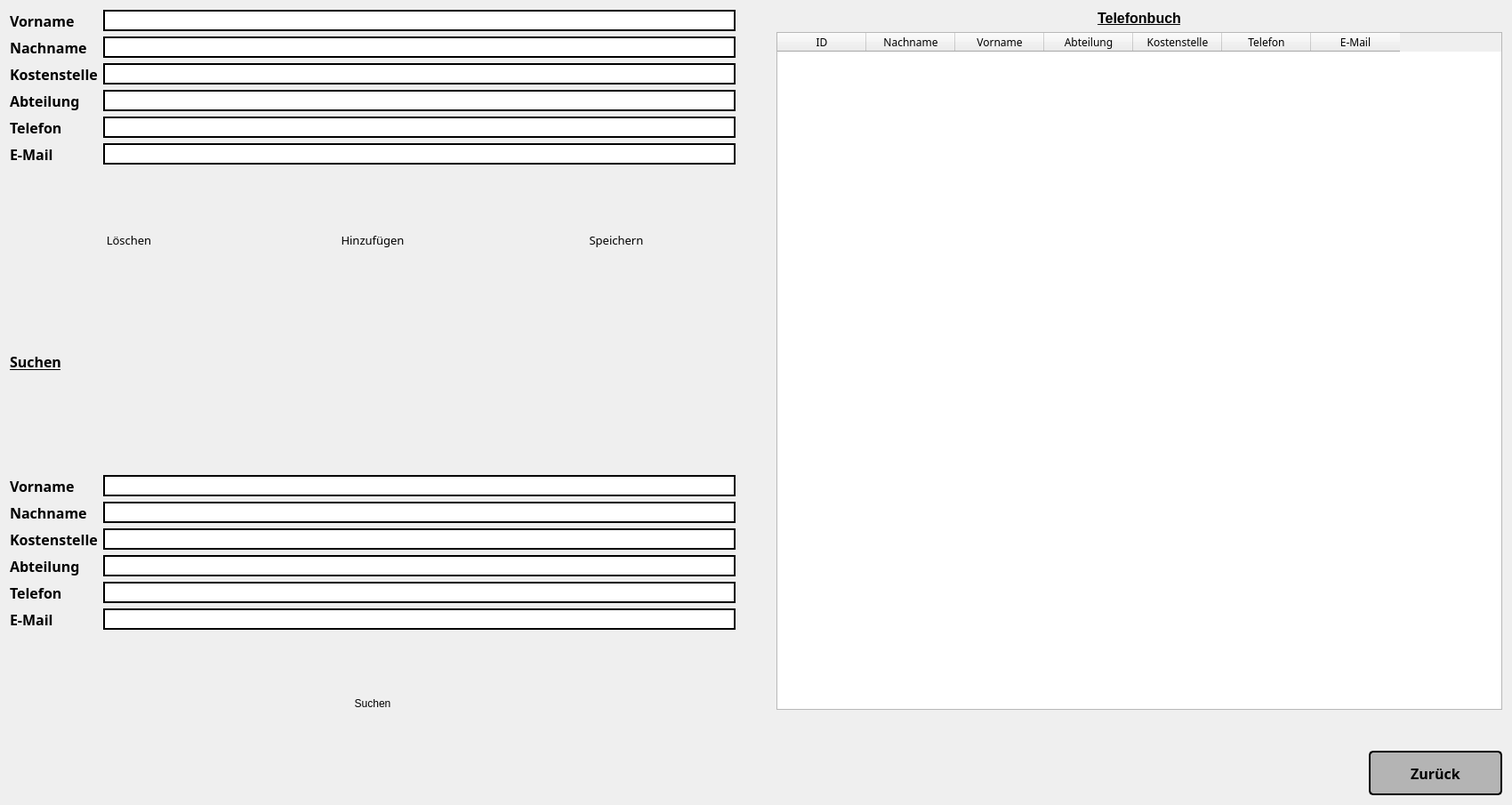
<?xml version="1.0" encoding="UTF-8"?>
<ui version="4.0">
 <class>Telefonbuch</class>
 <widget class="QDialog" name="Telefonbuch">
  <property name="geometry">
   <rect>
    <x>0</x>
    <y>0</y>
    <width>1700</width>
    <height>905</height>
   </rect>
  </property>
  <property name="windowTitle">
   <string>Telefonbuch</string>
  </property>
  <layout class="QHBoxLayout" name="horizontalLayout_6">
   <item>
    <layout class="QVBoxLayout" name="verticalLayout_3">
     <item>
      <layout class="QHBoxLayout" name="horizontalLayout_5">
       <item>
        <layout class="QVBoxLayout" name="verticalLayout">
         <item>
          <layout class="QFormLayout" name="formLayout">
           <item row="0" column="0">
            <widget class="QLabel" name="label_2">
             <property name="font">
              <font>
               <family>VW Head CarUI</family>
               <pointsize>12</pointsize>
               <weight>75</weight>
               <bold>true</bold>
              </font>
             </property>
             <property name="text">
              <string>Vorname</string>
             </property>
            </widget>
           </item>
           <item row="0" column="1">
            <widget class="QLineEdit" name="l_vorname">
             <property name="font">
              <font>
               <family>VW Head CarUI</family>
               <pointsize>10</pointsize>
              </font>
             </property>
             <property name="styleSheet">
              <string notr="true">QLineEdit{
background-color:rgb(255, 255, 255);
border-style:solid;
border-width:2px;
border-color: qlineargradient(x1: 0, y1: 0, x2: 0, y2: 1,
                     stop: 0 #c8def3, stop: 0.4 #8daac4,
                     stop: 0.5 #5085b5, stop: 1.0 #226eb3);
}
QLineEdit:hover{
background-color:rgb(255, 255, 255);
border-style:solid;
border-width:2px;
border-color: qlineargradient(x1: 0, y1: 0, x2: 0, y2: 1,
                     stop: 0 #6798c7, stop: 0.4 #6fa3d6,
                     stop: 0.5 #79aee2, stop: 1.0 #c8def3);
}</string>
             </property>
            </widget>
           </item>
           <item row="1" column="0">
            <widget class="QLabel" name="label_3">
             <property name="font">
              <font>
               <family>VW Head CarUI</family>
               <pointsize>12</pointsize>
               <weight>75</weight>
               <bold>true</bold>
              </font>
             </property>
             <property name="text">
              <string>Nachname</string>
             </property>
            </widget>
           </item>
           <item row="1" column="1">
            <widget class="QLineEdit" name="l_nachname">
             <property name="font">
              <font>
               <family>VW Head CarUI</family>
               <pointsize>10</pointsize>
              </font>
             </property>
             <property name="styleSheet">
              <string notr="true">QLineEdit{
background-color:rgb(255, 255, 255);
border-style:solid;
border-width:2px;
border-color: qlineargradient(x1: 0, y1: 0, x2: 0, y2: 1,
                     stop: 0 #c8def3, stop: 0.4 #8daac4,
                     stop: 0.5 #5085b5, stop: 1.0 #226eb3);
}
QLineEdit:hover{
background-color:rgb(255, 255, 255);
border-style:solid;
border-width:2px;
border-color: qlineargradient(x1: 0, y1: 0, x2: 0, y2: 1,
                     stop: 0 #6798c7, stop: 0.4 #6fa3d6,
                     stop: 0.5 #79aee2, stop: 1.0 #c8def3);
}</string>
             </property>
            </widget>
           </item>
           <item row="2" column="0">
            <widget class="QLabel" name="label_5">
             <property name="font">
              <font>
               <family>VW Head CarUI</family>
               <pointsize>12</pointsize>
               <weight>75</weight>
               <bold>true</bold>
              </font>
             </property>
             <property name="text">
              <string>Kostenstelle</string>
             </property>
            </widget>
           </item>
           <item row="2" column="1">
            <widget class="QLineEdit" name="l_kostenstelle">
             <property name="font">
              <font>
               <family>VW Head CarUI</family>
               <pointsize>10</pointsize>
              </font>
             </property>
             <property name="styleSheet">
              <string notr="true">QLineEdit{
background-color:rgb(255, 255, 255);
border-style:solid;
border-width:2px;
border-color: qlineargradient(x1: 0, y1: 0, x2: 0, y2: 1,
                     stop: 0 #c8def3, stop: 0.4 #8daac4,
                     stop: 0.5 #5085b5, stop: 1.0 #226eb3);
}
QLineEdit:hover{
background-color:rgb(255, 255, 255);
border-style:solid;
border-width:2px;
border-color: qlineargradient(x1: 0, y1: 0, x2: 0, y2: 1,
                     stop: 0 #6798c7, stop: 0.4 #6fa3d6,
                     stop: 0.5 #79aee2, stop: 1.0 #c8def3);
}</string>
             </property>
            </widget>
           </item>
           <item row="3" column="0">
            <widget class="QLabel" name="label_4">
             <property name="font">
              <font>
               <family>VW Head CarUI</family>
               <pointsize>12</pointsize>
               <weight>75</weight>
               <bold>true</bold>
              </font>
             </property>
             <property name="text">
              <string>Abteilung</string>
             </property>
            </widget>
           </item>
           <item row="3" column="1">
            <widget class="QLineEdit" name="l_abteilung">
             <property name="font">
              <font>
               <family>VW Head CarUI</family>
               <pointsize>10</pointsize>
              </font>
             </property>
             <property name="styleSheet">
              <string notr="true">QLineEdit{
background-color:rgb(255, 255, 255);
border-style:solid;
border-width:2px;
border-color: qlineargradient(x1: 0, y1: 0, x2: 0, y2: 1,
                     stop: 0 #c8def3, stop: 0.4 #8daac4,
                     stop: 0.5 #5085b5, stop: 1.0 #226eb3);
}
QLineEdit:hover{
background-color:rgb(255, 255, 255);
border-style:solid;
border-width:2px;
border-color: qlineargradient(x1: 0, y1: 0, x2: 0, y2: 1,
                     stop: 0 #6798c7, stop: 0.4 #6fa3d6,
                     stop: 0.5 #79aee2, stop: 1.0 #c8def3);
}</string>
             </property>
            </widget>
           </item>
           <item row="4" column="0">
            <widget class="QLabel" name="label_6">
             <property name="font">
              <font>
               <family>VW Head CarUI</family>
               <pointsize>12</pointsize>
               <weight>75</weight>
               <bold>true</bold>
              </font>
             </property>
             <property name="text">
              <string>Telefon</string>
             </property>
            </widget>
           </item>
           <item row="4" column="1">
            <widget class="QLineEdit" name="l_telefon">
             <property name="font">
              <font>
               <family>VW Head CarUI</family>
               <pointsize>10</pointsize>
              </font>
             </property>
             <property name="styleSheet">
              <string notr="true">QLineEdit{
background-color:rgb(255, 255, 255);
border-style:solid;
border-width:2px;
border-color: qlineargradient(x1: 0, y1: 0, x2: 0, y2: 1,
                     stop: 0 #c8def3, stop: 0.4 #8daac4,
                     stop: 0.5 #5085b5, stop: 1.0 #226eb3);
}
QLineEdit:hover{
background-color:rgb(255, 255, 255);
border-style:solid;
border-width:2px;
border-color: qlineargradient(x1: 0, y1: 0, x2: 0, y2: 1,
                     stop: 0 #6798c7, stop: 0.4 #6fa3d6,
                     stop: 0.5 #79aee2, stop: 1.0 #c8def3);
}</string>
             </property>
            </widget>
           </item>
           <item row="5" column="0">
            <widget class="QLabel" name="label_7">
             <property name="font">
              <font>
               <family>VW Head CarUI</family>
               <pointsize>12</pointsize>
               <weight>75</weight>
               <bold>true</bold>
              </font>
             </property>
             <property name="text">
              <string>E-Mail</string>
             </property>
            </widget>
           </item>
           <item row="5" column="1">
            <widget class="QLineEdit" name="l_email">
             <property name="font">
              <font>
               <family>VW Head CarUI</family>
               <pointsize>10</pointsize>
              </font>
             </property>
             <property name="styleSheet">
              <string notr="true">QLineEdit{
background-color:rgb(255, 255, 255);
border-style:solid;
border-width:2px;
border-color: qlineargradient(x1: 0, y1: 0, x2: 0, y2: 1,
                     stop: 0 #c8def3, stop: 0.4 #8daac4,
                     stop: 0.5 #5085b5, stop: 1.0 #226eb3);
}
QLineEdit:hover{
background-color:rgb(255, 255, 255);
border-style:solid;
border-width:2px;
border-color: qlineargradient(x1: 0, y1: 0, x2: 0, y2: 1,
                     stop: 0 #6798c7, stop: 0.4 #6fa3d6,
                     stop: 0.5 #79aee2, stop: 1.0 #c8def3);
}</string>
             </property>
            </widget>
           </item>
          </layout>
         </item>
         <item>
          <layout class="QHBoxLayout" name="horizontalLayout">
           <item>
            <widget class="QPushButton" name="deletebut">
             <property name="font">
              <font>
               <family>VW Head CarUI</family>
               <pointsize>10</pointsize>
              </font>
             </property>
             <property name="styleSheet">
              <string notr="true">QPushButton{
background: qlineargradient(x1: 0, y1: 0, x2: 0, y2: 1,
                     stop: 0 #c8def3, stop: 0.4 #79aee2,
                     stop: 0.5 #6fa3d6, stop: 1.0 #6798c7);
color:rgb(0, 0, 0);
border-style:outset;
}
QPushButton:hover{
background: qlineargradient(x1: 0, y1: 0, x2: 0, y2: 1,
                     stop: 0 #6798c7, stop: 0.4 #6fa3d6,
                     stop: 0.5 #79aee2, stop: 1.0 #c8def3);
border-style:outset;
border-width:3px;
border-color:rgb(46, 87, 143);
}
QPushButton:pressed{
background-color: rgb(200, 222, 243);
border-style:inset;
}
</string>
             </property>
             <property name="text">
              <string>Löschen</string>
             </property>
            </widget>
           </item>
           <item>
            <widget class="QPushButton" name="addbut">
             <property name="font">
              <font>
               <family>VW Head CarUI</family>
               <pointsize>10</pointsize>
              </font>
             </property>
             <property name="styleSheet">
              <string notr="true">QPushButton{
background: qlineargradient(x1: 0, y1: 0, x2: 0, y2: 1,
                     stop: 0 #c8def3, stop: 0.4 #79aee2,
                     stop: 0.5 #6fa3d6, stop: 1.0 #6798c7);
color:rgb(0, 0, 0);
border-style:outset;
}
QPushButton:hover{
background: qlineargradient(x1: 0, y1: 0, x2: 0, y2: 1,
                     stop: 0 #6798c7, stop: 0.4 #6fa3d6,
                     stop: 0.5 #79aee2, stop: 1.0 #c8def3);
border-style:outset;
border-width:3px;
border-color:rgb(46, 87, 143);
}
QPushButton:pressed{
background-color: rgb(200, 222, 243);
border-style:inset;
}
</string>
             </property>
             <property name="text">
              <string>Hinzufügen</string>
             </property>
            </widget>
           </item>
           <item>
            <widget class="QPushButton" name="savebut">
             <property name="font">
              <font>
               <family>VW Head CarUI</family>
               <pointsize>10</pointsize>
              </font>
             </property>
             <property name="styleSheet">
              <string notr="true">QPushButton{
background: qlineargradient(x1: 0, y1: 0, x2: 0, y2: 1,
                     stop: 0 #c8def3, stop: 0.4 #79aee2,
                     stop: 0.5 #6fa3d6, stop: 1.0 #6798c7);
color:rgb(0, 0, 0);
border-style:outset;
}
QPushButton:hover{
background: qlineargradient(x1: 0, y1: 0, x2: 0, y2: 1,
                     stop: 0 #6798c7, stop: 0.4 #6fa3d6,
                     stop: 0.5 #79aee2, stop: 1.0 #c8def3);
border-style:outset;
border-width:3px;
border-color:rgb(46, 87, 143);
}
QPushButton:pressed{
background-color: rgb(200, 222, 243);
border-style:inset;
}
</string>
             </property>
             <property name="text">
              <string>Speichern</string>
             </property>
            </widget>
           </item>
          </layout>
         </item>
         <item>
          <layout class="QHBoxLayout" name="horizontalLayout_3">
           <item>
            <widget class="QLabel" name="label_8">
             <property name="font">
              <font>
               <family>VW Head CarUI</family>
               <pointsize>12</pointsize>
               <weight>75</weight>
               <bold>true</bold>
               <underline>true</underline>
              </font>
             </property>
             <property name="text">
              <string>Suchen</string>
             </property>
            </widget>
           </item>
          </layout>
         </item>
         <item>
          <layout class="QFormLayout" name="formLayout_2">
           <item row="0" column="0">
            <widget class="QLabel" name="label_9">
             <property name="font">
              <font>
               <family>VW Head CarUI</family>
               <pointsize>12</pointsize>
               <weight>75</weight>
               <bold>true</bold>
              </font>
             </property>
             <property name="text">
              <string>Vorname</string>
             </property>
            </widget>
           </item>
           <item row="1" column="0">
            <widget class="QLabel" name="label_10">
             <property name="font">
              <font>
               <family>VW Head CarUI</family>
               <pointsize>12</pointsize>
               <weight>75</weight>
               <bold>true</bold>
              </font>
             </property>
             <property name="text">
              <string>Nachname</string>
             </property>
            </widget>
           </item>
           <item row="2" column="0">
            <widget class="QLabel" name="label_11">
             <property name="font">
              <font>
               <family>VW Head CarUI</family>
               <pointsize>12</pointsize>
               <weight>75</weight>
               <bold>true</bold>
              </font>
             </property>
             <property name="text">
              <string>Kostenstelle</string>
             </property>
            </widget>
           </item>
           <item row="3" column="0">
            <widget class="QLabel" name="label_12">
             <property name="font">
              <font>
               <family>VW Head CarUI</family>
               <pointsize>12</pointsize>
               <weight>75</weight>
               <bold>true</bold>
              </font>
             </property>
             <property name="text">
              <string>Abteilung</string>
             </property>
            </widget>
           </item>
           <item row="4" column="0">
            <widget class="QLabel" name="label_13">
             <property name="font">
              <font>
               <family>VW Head CarUI</family>
               <pointsize>12</pointsize>
               <weight>75</weight>
               <bold>true</bold>
              </font>
             </property>
             <property name="text">
              <string>Telefon</string>
             </property>
            </widget>
           </item>
           <item row="5" column="0">
            <widget class="QLabel" name="label_14">
             <property name="font">
              <font>
               <family>VW Head CarUI</family>
               <pointsize>12</pointsize>
               <weight>75</weight>
               <bold>true</bold>
              </font>
             </property>
             <property name="text">
              <string>E-Mail</string>
             </property>
            </widget>
           </item>
           <item row="0" column="1">
            <widget class="QLineEdit" name="lineEdit_7">
             <property name="font">
              <font>
               <family>VW Head CarUI</family>
               <pointsize>10</pointsize>
              </font>
             </property>
             <property name="styleSheet">
              <string notr="true">QLineEdit{
background-color:rgb(255, 255, 255);
border-style:solid;
border-width:2px;
border-color: qlineargradient(x1: 0, y1: 0, x2: 0, y2: 1,
                     stop: 0 #c8def3, stop: 0.4 #8daac4,
                     stop: 0.5 #5085b5, stop: 1.0 #226eb3);
}
QLineEdit:hover{
background-color:rgb(255, 255, 255);
border-style:solid;
border-width:2px;
border-color: qlineargradient(x1: 0, y1: 0, x2: 0, y2: 1,
                     stop: 0 #6798c7, stop: 0.4 #6fa3d6,
                     stop: 0.5 #79aee2, stop: 1.0 #c8def3);
}</string>
             </property>
            </widget>
           </item>
           <item row="1" column="1">
            <widget class="QLineEdit" name="lineEdit_8">
             <property name="font">
              <font>
               <family>VW Head CarUI</family>
               <pointsize>10</pointsize>
              </font>
             </property>
             <property name="styleSheet">
              <string notr="true">QLineEdit{
background-color:rgb(255, 255, 255);
border-style:solid;
border-width:2px;
border-color: qlineargradient(x1: 0, y1: 0, x2: 0, y2: 1,
                     stop: 0 #c8def3, stop: 0.4 #8daac4,
                     stop: 0.5 #5085b5, stop: 1.0 #226eb3);
}
QLineEdit:hover{
background-color:rgb(255, 255, 255);
border-style:solid;
border-width:2px;
border-color: qlineargradient(x1: 0, y1: 0, x2: 0, y2: 1,
                     stop: 0 #6798c7, stop: 0.4 #6fa3d6,
                     stop: 0.5 #79aee2, stop: 1.0 #c8def3);
}</string>
             </property>
            </widget>
           </item>
           <item row="2" column="1">
            <widget class="QLineEdit" name="lineEdit_9">
             <property name="font">
              <font>
               <family>VW Head CarUI</family>
               <pointsize>10</pointsize>
              </font>
             </property>
             <property name="styleSheet">
              <string notr="true">QLineEdit{
background-color:rgb(255, 255, 255);
border-style:solid;
border-width:2px;
border-color: qlineargradient(x1: 0, y1: 0, x2: 0, y2: 1,
                     stop: 0 #c8def3, stop: 0.4 #8daac4,
                     stop: 0.5 #5085b5, stop: 1.0 #226eb3);
}
QLineEdit:hover{
background-color:rgb(255, 255, 255);
border-style:solid;
border-width:2px;
border-color: qlineargradient(x1: 0, y1: 0, x2: 0, y2: 1,
                     stop: 0 #6798c7, stop: 0.4 #6fa3d6,
                     stop: 0.5 #79aee2, stop: 1.0 #c8def3);
}</string>
             </property>
            </widget>
           </item>
           <item row="3" column="1">
            <widget class="QLineEdit" name="lineEdit_10">
             <property name="font">
              <font>
               <family>VW Head CarUI</family>
               <pointsize>10</pointsize>
              </font>
             </property>
             <property name="styleSheet">
              <string notr="true">QLineEdit{
background-color:rgb(255, 255, 255);
border-style:solid;
border-width:2px;
border-color: qlineargradient(x1: 0, y1: 0, x2: 0, y2: 1,
                     stop: 0 #c8def3, stop: 0.4 #8daac4,
                     stop: 0.5 #5085b5, stop: 1.0 #226eb3);
}
QLineEdit:hover{
background-color:rgb(255, 255, 255);
border-style:solid;
border-width:2px;
border-color: qlineargradient(x1: 0, y1: 0, x2: 0, y2: 1,
                     stop: 0 #6798c7, stop: 0.4 #6fa3d6,
                     stop: 0.5 #79aee2, stop: 1.0 #c8def3);
}</string>
             </property>
            </widget>
           </item>
           <item row="4" column="1">
            <widget class="QLineEdit" name="lineEdit_11">
             <property name="font">
              <font>
               <family>VW Head CarUI</family>
               <pointsize>10</pointsize>
              </font>
             </property>
             <property name="styleSheet">
              <string notr="true">QLineEdit{
background-color:rgb(255, 255, 255);
border-style:solid;
border-width:2px;
border-color: qlineargradient(x1: 0, y1: 0, x2: 0, y2: 1,
                     stop: 0 #c8def3, stop: 0.4 #8daac4,
                     stop: 0.5 #5085b5, stop: 1.0 #226eb3);
}
QLineEdit:hover{
background-color:rgb(255, 255, 255);
border-style:solid;
border-width:2px;
border-color: qlineargradient(x1: 0, y1: 0, x2: 0, y2: 1,
                     stop: 0 #6798c7, stop: 0.4 #6fa3d6,
                     stop: 0.5 #79aee2, stop: 1.0 #c8def3);
}</string>
             </property>
            </widget>
           </item>
           <item row="5" column="1">
            <widget class="QLineEdit" name="lineEdit_12">
             <property name="font">
              <font>
               <family>VW Head CarUI</family>
               <pointsize>10</pointsize>
              </font>
             </property>
             <property name="styleSheet">
              <string notr="true">QLineEdit{
background-color:rgb(255, 255, 255);
border-style:solid;
border-width:2px;
border-color: qlineargradient(x1: 0, y1: 0, x2: 0, y2: 1,
                     stop: 0 #c8def3, stop: 0.4 #8daac4,
                     stop: 0.5 #5085b5, stop: 1.0 #226eb3);
}
QLineEdit:hover{
background-color:rgb(255, 255, 255);
border-style:solid;
border-width:2px;
border-color: qlineargradient(x1: 0, y1: 0, x2: 0, y2: 1,
                     stop: 0 #6798c7, stop: 0.4 #6fa3d6,
                     stop: 0.5 #79aee2, stop: 1.0 #c8def3);
}</string>
             </property>
            </widget>
           </item>
          </layout>
         </item>
         <item>
          <layout class="QHBoxLayout" name="horizontalLayout_2">
           <item>
            <widget class="QPushButton" name="searchbut">
             <property name="styleSheet">
              <string notr="true">QPushButton{
background: qlineargradient(x1: 0, y1: 0, x2: 0, y2: 1,
                     stop: 0 #c8def3, stop: 0.4 #79aee2,
                     stop: 0.5 #6fa3d6, stop: 1.0 #6798c7);
color:rgb(0, 0, 0);
border-style:outset;
}
QPushButton:hover{
background: qlineargradient(x1: 0, y1: 0, x2: 0, y2: 1,
                     stop: 0 #6798c7, stop: 0.4 #6fa3d6,
                     stop: 0.5 #79aee2, stop: 1.0 #c8def3);
border-style:outset;
border-width:3px;
border-color:rgb(46, 87, 143);
}
QPushButton:pressed{
background-color: rgb(200, 222, 243);
border-style:inset;
}
</string>
             </property>
             <property name="text">
              <string>Suchen</string>
             </property>
            </widget>
           </item>
          </layout>
         </item>
        </layout>
       </item>
       <item>
        <spacer name="horizontalSpacer">
         <property name="orientation">
          <enum>Qt::Horizontal</enum>
         </property>
         <property name="sizeType">
          <enum>QSizePolicy::Fixed</enum>
         </property>
         <property name="sizeHint" stdset="0">
          <size>
           <width>40</width>
           <height>20</height>
          </size>
         </property>
        </spacer>
       </item>
       <item>
        <layout class="QVBoxLayout" name="verticalLayout_2">
         <item>
          <widget class="QLabel" name="label">
           <property name="font">
            <font>
             <pointsize>12</pointsize>
             <weight>75</weight>
             <bold>true</bold>
             <underline>true</underline>
            </font>
           </property>
           <property name="text">
            <string>Telefonbuch</string>
           </property>
           <property name="alignment">
            <set>Qt::AlignCenter</set>
           </property>
          </widget>
         </item>
         <item>
          <widget class="QTableWidget" name="personentable">
           <property name="font">
            <font>
             <family>VW Head CarUI</family>
            </font>
           </property>
           <column>
            <property name="text">
             <string>ID</string>
            </property>
           </column>
           <column>
            <property name="text">
             <string>Nachname</string>
            </property>
           </column>
           <column>
            <property name="text">
             <string>Vorname</string>
            </property>
           </column>
           <column>
            <property name="text">
             <string>Abteilung</string>
            </property>
           </column>
           <column>
            <property name="text">
             <string>Kostenstelle</string>
            </property>
           </column>
           <column>
            <property name="text">
             <string>Telefon</string>
            </property>
           </column>
           <column>
            <property name="text">
             <string>E-Mail</string>
            </property>
           </column>
          </widget>
         </item>
        </layout>
       </item>
      </layout>
     </item>
     <item>
      <spacer name="verticalSpacer">
       <property name="orientation">
        <enum>Qt::Vertical</enum>
       </property>
       <property name="sizeType">
        <enum>QSizePolicy::Fixed</enum>
       </property>
       <property name="sizeHint" stdset="0">
        <size>
         <width>20</width>
         <height>40</height>
        </size>
       </property>
      </spacer>
     </item>
     <item>
      <layout class="QHBoxLayout" name="horizontalLayout_4">
       <item>
        <spacer name="horizontalSpacer_2">
         <property name="orientation">
          <enum>Qt::Horizontal</enum>
         </property>
         <property name="sizeHint" stdset="0">
          <size>
           <width>40</width>
           <height>20</height>
          </size>
         </property>
        </spacer>
       </item>
       <item>
        <widget class="QPushButton" name="backToMainMenu">
         <property name="minimumSize">
          <size>
           <width>150</width>
           <height>50</height>
          </size>
         </property>
         <property name="font">
          <font>
           <family>Arial Rounded MT Bold</family>
           <pointsize>12</pointsize>
           <weight>75</weight>
           <bold>true</bold>
          </font>
         </property>
         <property name="styleSheet">
          <string notr="true">QPushButton{
background: rgb(180,180,180);
border-radius:5px;
border-style: solid;
border-width: 2px;
border-color: black;
}
QPushButton:hover{
background:rgb(220,220,220);
border-style: outset;
border-width: 2px;
border-color: green;
}
QPushButton:pressed{
background:rgb(255,255,255);
border-style: solid;
border-width: 2px;
border-color: black;
}</string>
         </property>
         <property name="text">
          <string>Zurück</string>
         </property>
        </widget>
       </item>
      </layout>
     </item>
    </layout>
   </item>
  </layout>
 </widget>
 <resources/>
 <connections/>
</ui>
